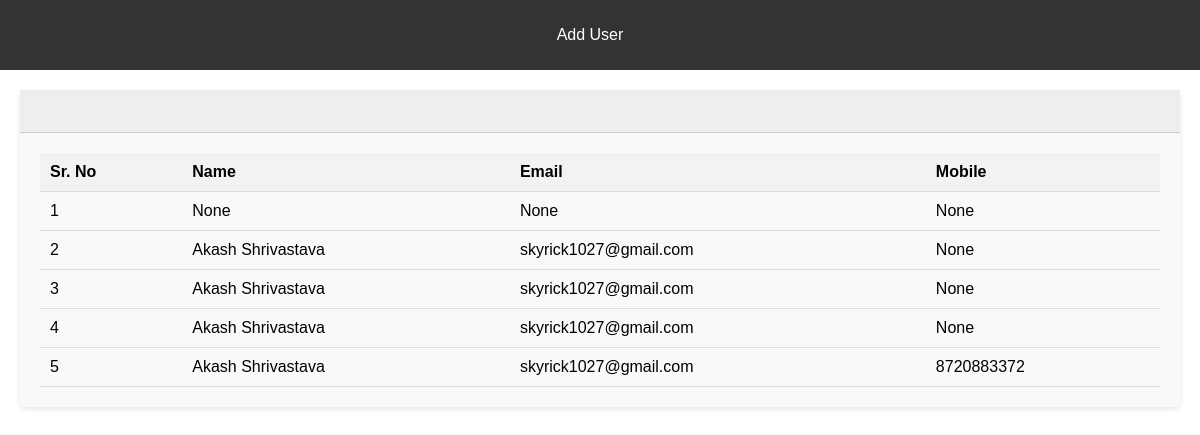
Screenshot of /tasks/userslist/ with the database file from the repository.
### tasks/models.py (models this page shows)
class Users(models.Model):
    userID = models.AutoField(primary_key=True)
    name = models.CharField(max_length=100, null=True, blank=True)
    email = models.EmailField(max_length=20, null=True, blank=True)
    mobile = models.IntegerField(null=True, blank=True)

### tasks/views.py (the view)
# urls.py: path('userslist/', usersList, name='users-list'),
def usersList(request):
    users = Users.objects.all()
    context = {
        'users': users,
    }
    return render(request, 'users_list.html', context)

### templates/users_list.html (shortened to what this page needs)
<html>
    <head>
    </head>
<body>
    <header>
        <nav>
           <ul>
            <li><a href="{% url 'users-form' %}" class="btn btn-primary"> Add User</a></li>
           </ul>
        </nav>
    </header>
    <main>
        <section>
            <div class="content">
                <div class="card">
                    <div class="card-header">
                    </div>
                    <div class="card-body">
                        <table class="table datatable-button-html5-columns">
                            <thead>
                                <tr>
                                    <th>Sr. No</th>
                                    <th>Name</th>
                                    <th>Email</th>
                                    <th>Mobile</th>
                                </tr>
                            </thead>
                            <tbody>
                                {% for user in users %}
                                <tr>
                                    <td>{{ forloop.counter }}</td>
                                    <td>{{ user.name }}</td>
                                    <td>{{ user.email }}</td>
                                    <td>{{ user.mobile }}</td>
                                </tr>
                                {% endfor %}
                            </tbody>
                        </table>
                    </div>
                </div>
            </div>
        </section>
    </main>
</body>
</html>

### templates/users_list.html (style rules this page uses)
body { font-family: Arial, sans-serif; margin: 0; padding: 0; }
header { background-color: #333; color: #fff; padding: 10px 0; text-align: center; }
nav ul { list-style-type: none; padding: 0; }
nav ul li { display: inline; margin-right: 20px; }
nav ul li a { color: #fff; text-decoration: none; }
main { padding: 20px; }
.card { background-color: #f9f9f9; border-radius: 5px; box-shadow: 0 2px 5px rgba(0, 0, 0, 0.1); margin-bottom: 20px; }
.card-header { background-color: #eee; border-bottom: 1px solid #ccc; padding: 10px; }
.card-body { padding: 20px; }
table { width: 100%; border-collapse: collapse; }
th, td { padding: 10px; border-bottom: 1px solid #ddd; text-align: left; }
th { background-color: #f2f2f2; }

### rows the page displays
Users: name "None", email "None", mobile "None"
Users: name "Akash Shrivastava", email "skyrick1027@gmail.com", mobile "None"
Users: name "Akash Shrivastava", email "skyrick1027@gmail.com", mobile "None"
Users: name "Akash Shrivastava", email "skyrick1027@gmail.com", mobile "None"
Users: name "Akash Shrivastava", email "skyrick1027@gmail.com", mobile "8720883372"
